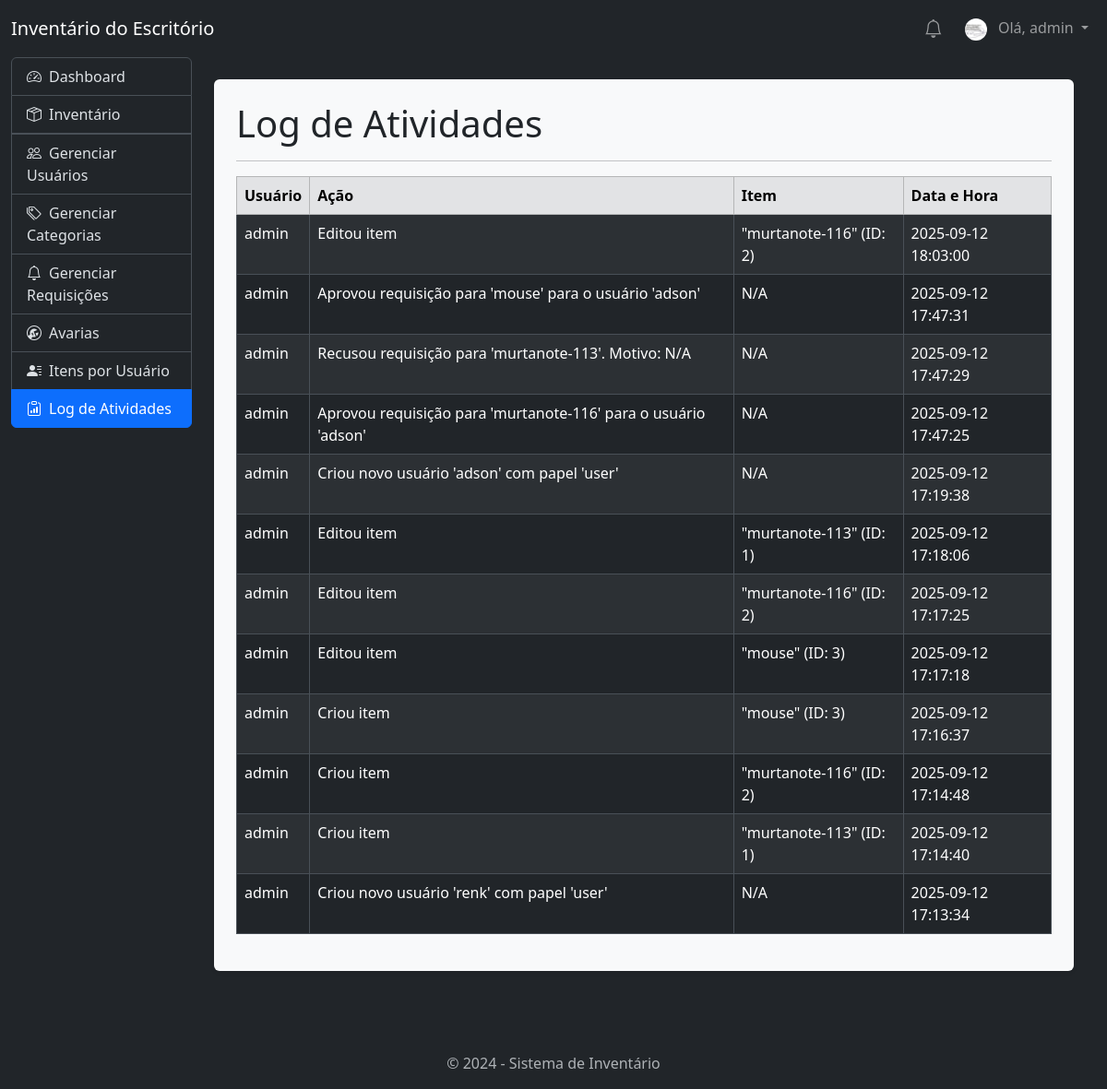
Screenshot of /logs (signed in) with the database file from the repository.
### tables this page shows
CREATE TABLE users (
                id INTEGER PRIMARY KEY AUTOINCREMENT,
                username TEXT UNIQUE NOT NULL,
                password TEXT NOT NULL,
                role TEXT NOT NULL DEFAULT 'user'
            , profile_image_file TEXT);

CREATE TABLE activity_log (
                id INTEGER PRIMARY KEY AUTOINCREMENT,
                user_id INTEGER,
                username TEXT,
                action TEXT,
                item_id INTEGER,
                item_name TEXT,
                timestamp TIMESTAMP DEFAULT CURRENT_TIMESTAMP,
                FOREIGN KEY (user_id) REFERENCES users (id) ON DELETE SET NULL
            );

### app.py (the view)
@app.route('/logs')
@admin_required
def logs():
    page = request.args.get('page', 1, type=int)
    per_page = 20 # Logs podem ser mais densos
    offset = (page - 1) * per_page
    db = get_db()
    total_logs = db.execute('SELECT COUNT(id) FROM activity_log').fetchone()[0]
    total_pages = math.ceil(total_logs / per_page)
    search_query = request.args.get('q', '')
    search_param = f"%{search_query}%"
    log_entries = db.execute(
        'SELECT * FROM activity_log WHERE username LIKE ? OR action LIKE ? OR item_name LIKE ? ORDER BY timestamp DESC LIMIT ? OFFSET ?',
        (search_param, search_param, search_param, per_page, offset)
    ).fetchall()
    return render_template('logs.html', log_entries=log_entries, page=page, total_pages=total_pages)

### app.py (called while the page is built)
def get_db():
    db = getattr(g, '_database', None)
    if db is None:
        db = g._database = sqlite3.connect(app.config['DATABASE'])
        db.row_factory = sqlite3.Row
    return db

@app.teardown_appcontext
def close_connection(exception):
    db = getattr(g, '_database', None)
    if db is not None:
        db.close()

@app.context_processor
def inject_categories():
    if g.user:
        db = get_db()
        categories = db.execute('SELECT DISTINCT category FROM items WHERE category IS NOT NULL AND category != "" ORDER BY category').fetchall()
        return dict(all_categories=categories)
    return dict(all_categories=[], notifications=[])

@app.context_processor
def inject_notifications():
    if g.user:
        db = get_db()
        notifications = db.execute('SELECT * FROM notifications WHERE user_id = ? AND is_read = 0 ORDER BY created_at DESC', (g.user['id'],)).fetchall()
        return dict(notifications=notifications)
    return dict(notifications=[])

@app.before_request
def load_logged_in_user():
    user_id = session.get('user_id')
    if user_id is None:
        g.user = None
    else:
        g.user = get_db().execute(
            'SELECT * FROM users WHERE id = ?', (user_id,)
        ).fetchone()

def admin_required(view):
    @functools.wraps(view)
    def wrapped_view(**kwargs):
        if g.user is None:
            return redirect(url_for('login'))
        if g.user['role'] != 'admin':
            abort(403) # Erro 'Forbidden' (Proibido)
        return view(**kwargs)
    return wrapped_view

### templates/logs.html (shortened to what this page needs)
{% extends 'base.html' %}
{% block content %}
    <div class="bg-light text-dark p-4 rounded shadow-sm">
        <h1>Log de Atividades</h1>
        <hr>
        <div class="table-responsive">
            <table class="table table-striped table-hover table-bordered">
                <thead class="table-secondary">
                    <tr>
                        <th>Usuário</th>
                        <th>Ação</th>
                        <th>Item</th>
                        <th>Data e Hora</th>
                    </tr>
                </thead>
                <tbody>
                {% for log in log_entries %}
                <tr>
                    <td>{{ log['username'] }}</td>
                    <td>{{ log['action'] }}</td>
                    <td>
                        {% if log['item_id'] and log['item_name'] %}
                            "{{ log['item_name'] }}" (ID: {{ log['item_id'] }})
                        {% else %}
                            N/A
                        {% endif %}
                    </td>
                    <td>{{ log['timestamp'] }}</td>
                </tr>
                {% else %}
                <tr>
                    <td colspan="4" class="text-center">Nenhum registro no log.</td>
                </tr>
                {% endfor %}
                </tbody>
            </table>
        </div>
    </div>
{% endblock %}

### templates/base.html (shortened to what this page needs)
<!doctype html>
<html lang="pt-br" data-bs-theme="dark">
<head>
    <link href="https://cdn.jsdelivr.net/npm/bootstrap@5.3.3/dist/css/bootstrap.min.css" rel="stylesheet">
    <link rel="stylesheet" href="https://cdn.jsdelivr.net/npm/bootstrap-icons@1.11.3/font/bootstrap-icons.min.css">
</head>
<body>
    <nav class="navbar navbar-expand-lg navbar-dark bg-dark">
        <div class="container-fluid">
            <a class="navbar-brand" href="{{ url_for('dashboard') }}">Inventário do Escritório</a>
            <div class="navbar-nav d-flex align-items-center">
                {% if g.user %}
                    <div class="nav-item dropdown me-2">
                        <a class="nav-link position-relative" href="#" id="navbarNotificationDropdown" role="button" data-bs-toggle="dropdown" aria-expanded="false">
                            <i class="bi bi-bell fs-5"></i>
                        </a>
                    </div>
                    <div class="nav-item dropdown">
                        <a class="nav-link dropdown-toggle" href="#" id="navbarUserDropdown" role="button" data-bs-toggle="dropdown" aria-expanded="false">
                            {% if g.user.profile_image_file %}
                                <img src="{{ url_for('profile_pic', filename=g.user.profile_image_file) }}" alt="Foto de Perfil" class="rounded-circle me-2" style="width: 24px; height: 24px; object-fit: cover;">
                            {% else %}
                                <i class="bi bi-person-circle me-2"></i>
                            {% endif %}
                            Olá, {{ g.user['username'] }}
                        </a>
                    </div>
                {% else %}
                    <a class="nav-link" href="{{ url_for('login') }}">Login</a>
                    <a class="nav-link" href="{{ url_for('register') }}">Registrar</a>
                {% endif %}
            </div>
        </div>
    </nav>
    <div class="container-fluid">
        <div class="row g-0">
            <aside class="col-md-3 col-lg-2">
                <div class="list-group">
                    <a href="{{ url_for('dashboard') }}" class="list-group-item list-group-item-action {% if request.endpoint == 'dashboard' %}active{% endif %}">
                        <i class="bi bi-speedometer2 me-2"></i>Dashboard
                    </a>
                    {% set inventory_active = request.endpoint in ['index', 'add', 'edit'] %}
                    <a href="#inventory-submenu" data-bs-toggle="collapse" class="list-group-item list-group-item-action {% if inventory_active %}active{% endif %}" aria-expanded="{{ 'true' if inventory_active else 'false' }}">
                        <i class="bi bi-box-seam me-2"></i>Inventário
                    </a>
                    {% if g.user['role'] == 'admin' %}
                        <a href="{{ url_for('manage_users') }}" class="list-group-item list-group-item-action {% if request.endpoint == 'manage_users' %}active{% endif %}">
                            <i class="bi bi-people me-2"></i>Gerenciar Usuários
                        </a>
                        <a href="{{ url_for('manage_categories') }}" class="list-group-item list-group-item-action {% if request.endpoint == 'manage_categories' %}active{% endif %}">
                            <i class="bi bi-tags me-2"></i>Gerenciar Categorias
                        </a>
                        <a href="{{ url_for('manage_requests') }}" class="list-group-item list-group-item-action {% if request.endpoint == 'manage_requests' %}active{% endif %}">
                            <i class="bi bi-bell me-2"></i>Gerenciar Requisições
                        </a>
                        <a href="{{ url_for('broken_items') }}" class="list-group-item list-group-item-action {% if request.endpoint == 'broken_items' %}active{% endif %}">
                            <i class="bi bi-wrench-adjustable-circle me-2"></i>Avarias
                        </a>
                        <a href="{{ url_for('user_assets') }}" class="list-group-item list-group-item-action {% if request.endpoint == 'user_assets' %}active{% endif %}">
                            <i class="bi bi-person-lines-fill me-2"></i>Itens por Usuário
                        </a>
                        <a href="{{ url_for('logs') }}" class="list-group-item list-group-item-action {% if request.endpoint == 'logs' %}active{% endif %}">
                            <i class="bi bi-clipboard-data me-2"></i>Log de Atividades
                        </a>
                    {% endif %}
                </div>
            </aside>
            <main class="col-md-9 col-lg-10 p-4">
                {% block content %}
                {% endblock %}
            </main>
        </div>
    </div>
    <div class="container-fluid">
        <footer class="text-center text-muted mt-5 py-3">
            <p class="mb-0">&copy; 2024 - Sistema de Inventário</p>
        </footer>
    </div>
</body>
</html>

### rows the page displays
users: profile_image_file (picture), user.username "admin"
activity_log: username "admin", action "Editou item", item_name "murtanote-116", item_id "2", timestamp "2025-09-12 18:03:00"
activity_log: username "admin", action "Aprovou requisição para 'mouse' para o usuário 'adson'", shows "N/A", timestamp "2025-09-12 17:47:31"
activity_log: username "admin", action "Recusou requisição para 'murtanote-113'. Motivo: N/A", timestamp "2025-09-12 17:47:29"
activity_log: username "admin", action "Aprovou requisição para 'murtanote-116' para o usuário 'adson'", shows "N/A", timestamp "2025-09-12 17:47:25"
activity_log: username "admin", action "Criou novo usuário 'adson' com papel 'user'", shows "N/A", timestamp "2025-09-12 17:19:38"
activity_log: username "admin", action "Editou item", item_name "murtanote-113", item_id "1", timestamp "2025-09-12 17:18:06"
activity_log: username "admin", action "Editou item", item_name "murtanote-116", item_id "2", timestamp "2025-09-12 17:17:25"
activity_log: username "admin", action "Editou item", item_name "mouse", item_id "3", timestamp "2025-09-12 17:17:18"
activity_log: username "admin", action "Criou item", item_name "mouse", item_id "3", timestamp "2025-09-12 17:16:37"
activity_log: username "admin", action "Criou item", item_name "murtanote-116", item_id "2", timestamp "2025-09-12 17:14:48"
activity_log: username "admin", action "Criou item", item_name "murtanote-113", item_id "1", timestamp "2025-09-12 17:14:40"
activity_log: username "admin", action "Criou novo usuário 'renk' com papel 'user'", shows "N/A", timestamp "2025-09-12 17:13:34"
